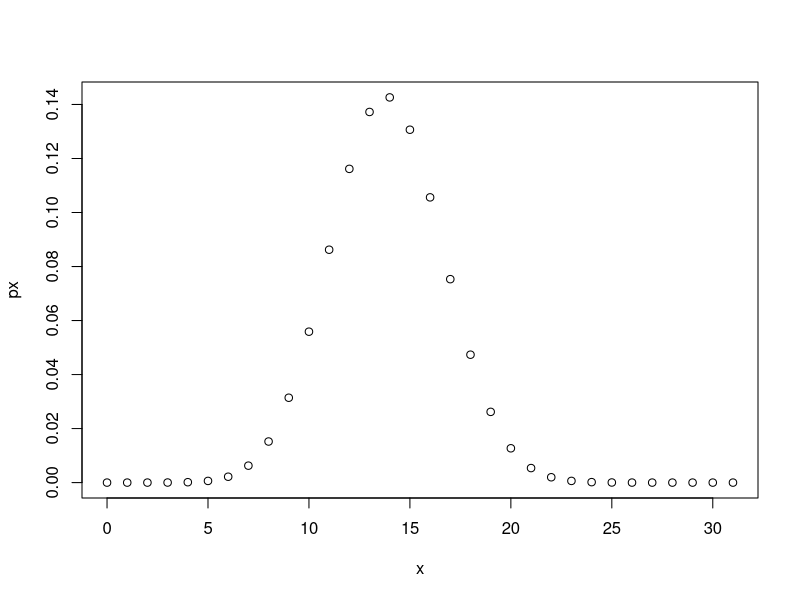
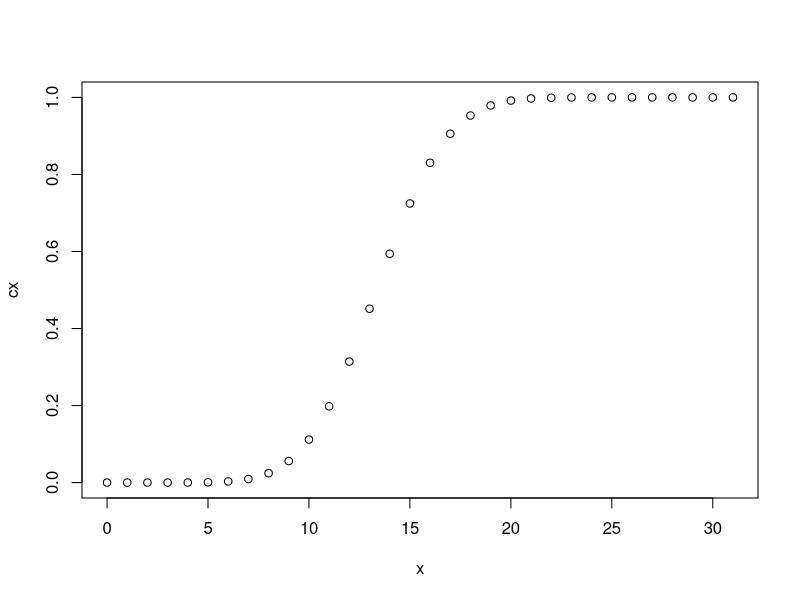

R code for these plots, in order:
#1 (1) Roll 12 dice simultaneously, and let X denotes the number of 6’s that appear. Calculate the probability of getting 7, 8 or 9, 6’s using R. (Try using the function pbinom;
#If we set S = {get a 6 on one roll}, P(S) = 1/6 and the rolls constitute Bernoulli trials; thus X ∼ binom(size=12, prob=1/6) and we are looking for P(7 ≤ X ≤ 9).

a <- pbinom(9, size=12, prob=1/6) - pbinom(6, size=12, prob=1/6)
print(a)

b <- dbinom(7, size=12, prob = 1/6) + dbinom(8, size=12, prob = 1/6) + dbinom(9, size=12, prob = 1/6)
print(b)
#2
#(2) Assume that the test scores of a college entrance exam fits a normal distribution.
#Furthermore, the mean test score is 72, and the standard deviation is 15.2. What is
#the percentage of students scoring 84 or more in the exam?

a <- pnorm(84, mean = 72, sd = 15.2, lower.tail = FALSE)
print(a)

b <- 1 - pnorm(84, mean = 72, sd = 15.2)
print(b)


#(3) On the average, five cars arrive at a particular car wash every hour. Let X count the
#number of cars that arrive from 10AM to 11AM, then X ∼Poisson(λ = 5). What is
#probability that no car arrives during this time. Next, suppose the car wash above
#is in operation from 8AM to 6PM, and we let Y be the number of customers that
#appear in this period. Since this period covers a total of 10 hours, we get that Y ∼
#Poisson(λ = 5×10 = 50). What is the probability that there are between 48 and 50
#customers, inclusive?
  

a <- dpois(0, lambda = 5)
print(a)

b <- ppois(50, lambda = 50) - ppois(47, lambda = 50)
print(b)

c <- ppois(0, lambda = 5)
print(c)
#4
#Suppose in a certain shipment of 250 Pentium processors there are 17 defective processors. A quality control consultant randomly collects 5 processors for inspection to
#determine whether or not they are defective. Let X denote the number of defectives
#in the sample. Find the probability of exactly 3 defectives in the sample, that is, find
#P(X = 3).

a <- dhyper(3, m = 17, n = 233, k = 5)
print(a)

#5
#(5) A recent national study showed that approximately 44.7% of college students have
#used Wikipedia as a source in at least one of their term papers. Let X equal the
#number of students in a random sample of size n = 31 who have used Wikipedia as a
#source.
#(a) How is X distributed?
 # (b) Sketch the probability mass function.
#(c) Sketch the cumulative distribution function.
#(d) Find mean, variance and standard deviation of X

x <- c(0:31)
px <- dbinom(x, size = 31, prob = 0.447)
plot(x, px)

x <- c(0:31)
cx <- pbinom(x, size = 31, prob = 0.447)
plot(x, cx)

meanx <- sum(x*px)
varx <- sum((x-meanx)^2 * px)
sdx <- sqrt(varx)

print(meanx)
print(varx)
print(sdx)
